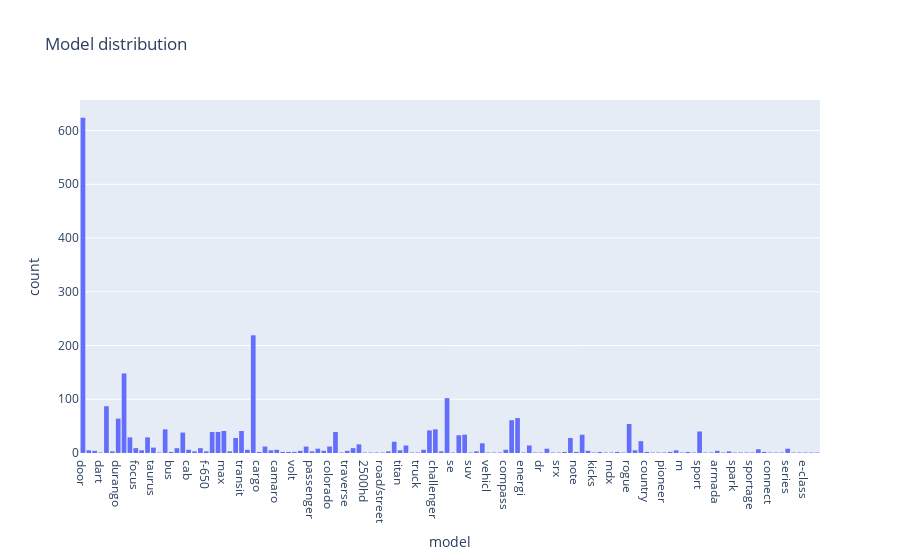

Write notebook code for a chart like this one.
### Markdown cell above
# Models

### Code cell
px.histogram(df, x="model", title = 'Model distribution')

### Figure 1 — Plotly figure (JSON) as saved in the notebook; plotly's stock layout.template omitted (floating-point values rounded to 4 significant figures; data arrays with more than 128 entries replaced by an {"elided": "..."} marker saying what was removed)
{"data": [{"alignmentgroup": "True", "bingroup": "x", "hovertemplate": "model=%{x}<br>count=%{y}<extra></extra>", "legendgroup": "", "marker": {"color": "#636efa", "pattern": {"shape": ""}}, "name": "", "offsetgroup": "", "orientation": "v", "showlegend": false, "type": "histogram", "x": {"elided": "2444 str values"}, "xaxis": "x", "yaxis": "y"}], "layout": {"barmode": "relative", "legend": {"tracegroupgap": 0}, "title": {"text": "Model distribution"}, "xaxis": {"anchor": "y", "domain": [0, 1], "title": {"text": "model"}}, "yaxis": {"anchor": "x", "domain": [0, 1], "title": {"text": "count"}}}}
